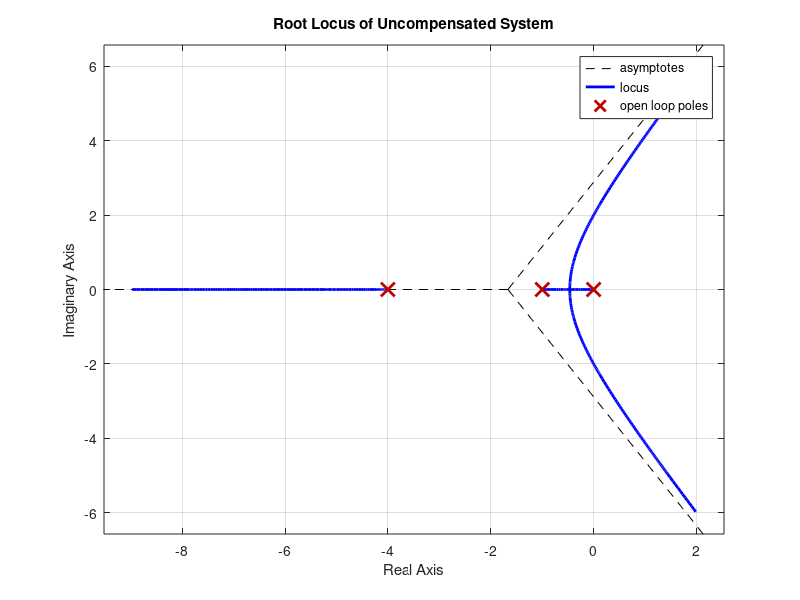
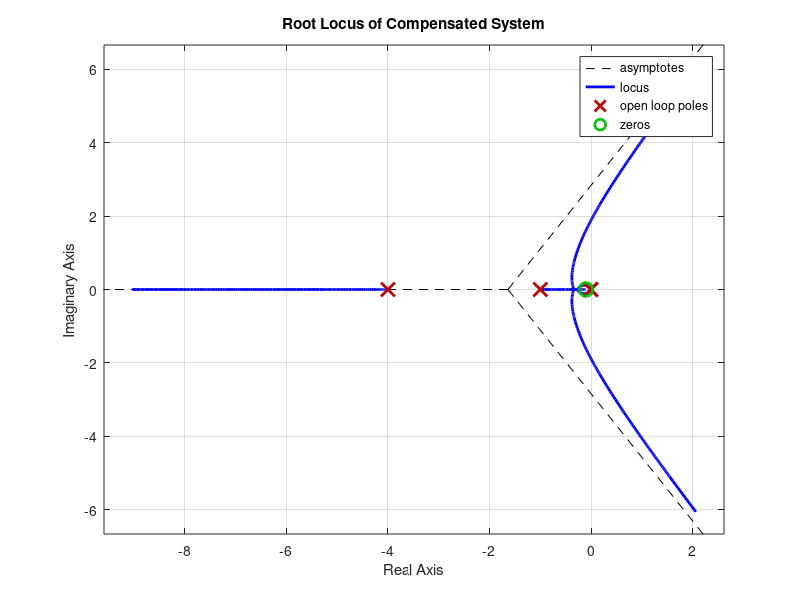

The MATLAB source for these figures, in order: (Note: this script raises an error after producing the figures.)
% MATLAB Code for Lag Compensator Design

% Step 1: Define the uncompensated system
num = 1; % Numerator of G2(s)
den = [1, 5, 4, 0]; % Denominator of G2(s): s(s+1)(s+4) = s^3 + 5s^2 + 4s
sys = tf(num, den); % Uncompensated system G2(s)

% Step 2: Plot the root locus of the uncompensated system
figure;
rlocus(sys);
title('Root Locus of Uncompensated System');
grid on;

% Step 3: Design the lag compensator
z = 0.1; % Zero of the compensator
p = 0.01; % Pole of the compensator
num_comp = [1, z]; % Numerator of compensator: s + z
den_comp = [1, p]; % Denominator of compensator: s + p
comp = tf(num_comp, den_comp); % Compensator transfer function Gc(s)

% Step 4: Combine the compensator with the original system
sys_comp = comp * sys; % Compensated system Gc(s) * G2(s)

% Step 5: Plot the root locus of the compensated system
figure;
rlocus(sys_comp);
title('Root Locus of Compensated System');
grid on;

% Step 6: Determine the gain K using rlocfind
disp('Select the desired pole location on the root locus plot.');
[K, poles] = rlocfind(sys_comp); % Select the desired pole location
disp('Gain K:');
disp(K);
disp('Closed-loop poles:');
disp(poles);

% Step 7: Verify the step response of the compensated system
sys_cl = feedback(K * sys_comp, 1); % Closed-loop system
figure;
step(sys_cl);
title('Step Response of Compensated System');
grid on;

% Step 8: Display system characteristics
stepinfo(sys_cl) % Display step response characteristics